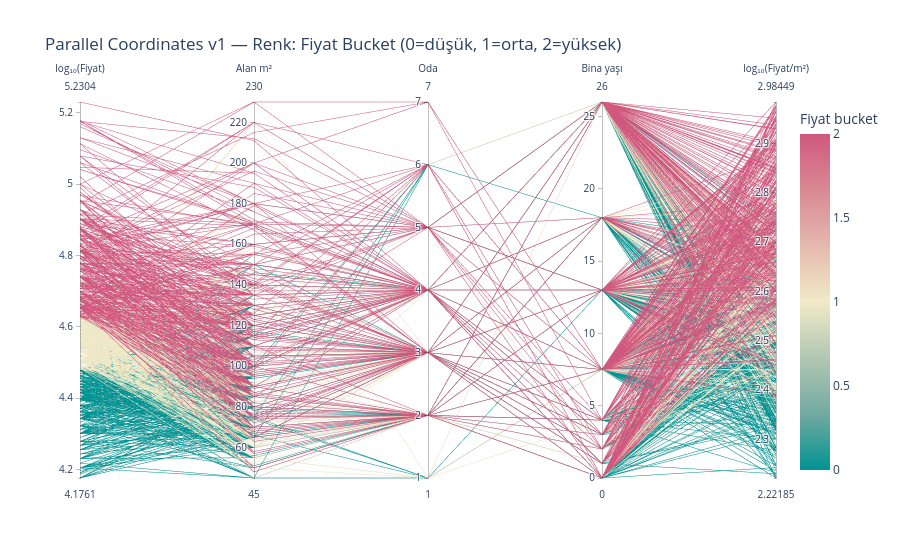

Write notebook code for a chart like this one.
### Code cell
# ── Versiyon 1: Renk = fiyat bucket ──────────────────────────────────────
fig1 = px.parallel_coordinates(
    pc_df,
    dimensions=['log_price','size_m2','room_count','age','log_price_per_m2'],  # age ~%92 coverage
    color='bucket_idx',
    labels={'log_price':'log₁₀(Fiyat)', 'size_m2':'Alan m²', 'room_count':'Oda',
            'age':'Bina yaşı', 'log_price_per_m2':'log₁₀(Fiyat/m²)', 'bucket_idx':'Fiyat bucket'},
    color_continuous_scale=px.colors.diverging.Tealrose,
    title='Parallel Coordinates v1 — Renk: Fiyat Bucket (0=düşük, 1=orta, 2=yüksek)',
)
fig1.show()

### Figure 1 — Plotly figure (JSON) as saved in the notebook; plotly's stock layout.template omitted (floating-point values rounded to 4 significant figures; data arrays with more than 128 entries replaced by an {"elided": "..."} marker saying what was removed)
{"data": [{"dimensions": [{"label": "log₁₀(Fiyat)", "values": {"elided": "1189 float values"}}, {"label": "Alan m²", "values": {"elided": "1189 float values"}}, {"label": "Oda", "values": {"elided": "1189 float values"}}, {"label": "Bina yaşı", "values": {"elided": "1189 float values"}}, {"label": "log₁₀(Fiyat/m²)", "values": {"elided": "1189 float values"}}], "domain": {"x": [0.0, 1.0], "y": [0.0, 1.0]}, "line": {"color": {"elided": "1189 int values"}, "coloraxis": "coloraxis"}, "name": "", "type": "parcoords"}], "layout": {"coloraxis": {"colorbar": {"title": {"text": "Fiyat bucket"}}, "colorscale": [[0.0, "rgb(0, 147, 146)"], [0.1667, "rgb(114, 170, 161)"], [0.3333, "rgb(177, 199, 179)"], [0.5, "rgb(241, 234, 200)"], [0.6667, "rgb(229, 185, 173)"], [0.8333, "rgb(217, 137, 148)"], [1.0, "rgb(208, 88, 126)"]]}, "legend": {"tracegroupgap": 0}, "title": {"text": "Parallel Coordinates v1 — Renk: Fiyat Bucket (0=düşük, 1=orta, 2=yüksek)"}}}
